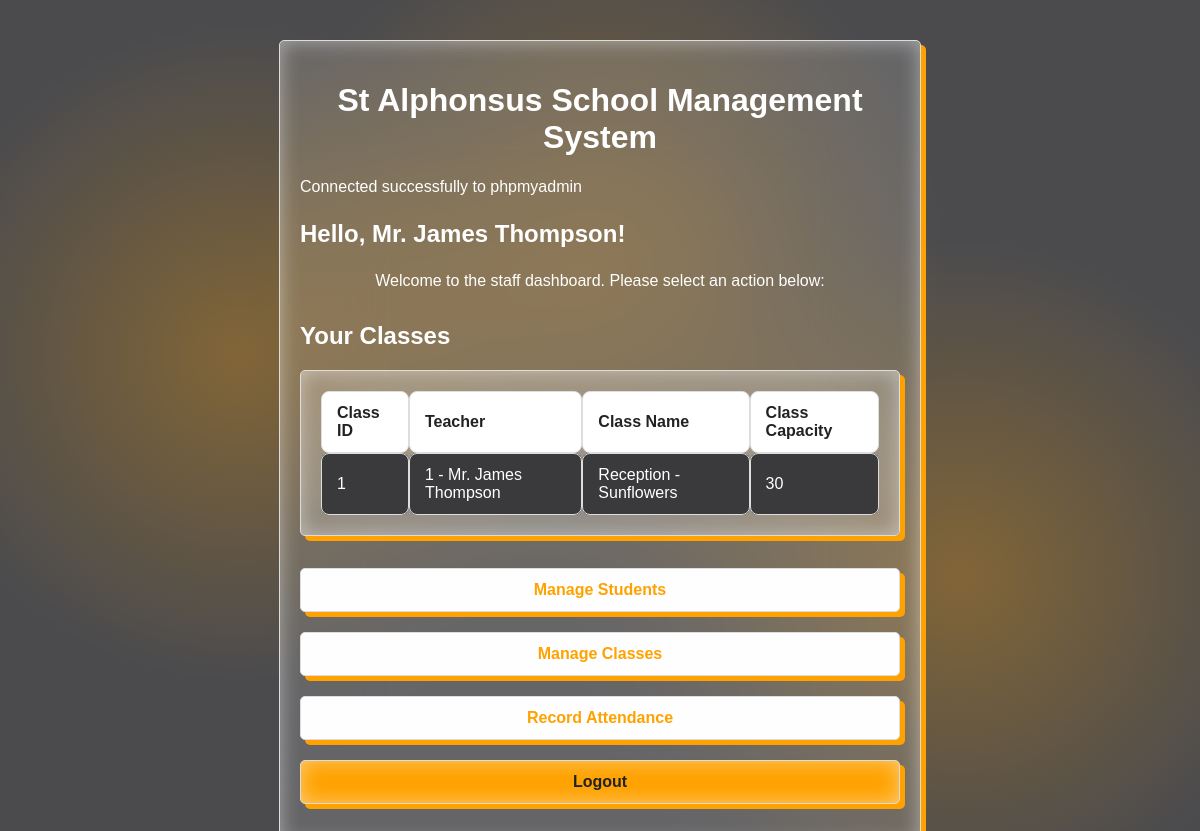
The app's page /main.php (signed in) with its own data.
### tables this page shows
CREATE TABLE IF NOT EXISTS Teachers (
    teacherId INT AUTO_INCREMENT PRIMARY KEY,
    teacherNames VARCHAR(100),
    address VARCHAR(255),
    phoneNumber VARCHAR(100),
    annualSalary DECIMAL (10, 2),
    backgroundCheck BOOLEAN,
    email VARCHAR(255),
    password VARCHAR(255),
    dob DATE
);

CREATE TABLE IF NOT EXISTS Class (
    classId INT AUTO_INCREMENT PRIMARY KEY,
    teacherId INT,
    className VARCHAR(100),
    classCapacity INT,
    
    FOREIGN KEY (teacherId) REFERENCES Teachers(teacherId)
);

### main.php (the view, shortened to what this page needs)
<!DOCTYPE html>
<html>
<head>
    <link rel="stylesheet" href="styles.css">
</head>
<body>
    <main>
        <div class="card" style="max-width: 600px; margin: 40px auto;">
            <h1 style="text-align:center;">St Alphonsus School Management System</h1>
            <?php
            include "db_connect.php";
            $teacherId = $_SESSION['user_id'];
            $stmt = $conn->prepare("SELECT teacherNames FROM teachers WHERE teacherId = ?");
            $stmt->bind_param("i", $teacherId);
            $stmt->execute();
            $result = $stmt->get_result();
            if ($row = $result->fetch_assoc()) {
                echo "<p style='font-size:24px;'><strong>Hello, " . ($row['teacherNames']) . "!</strong></p>";
            }
            echo "<p style='text-align:center;'>Welcome to the staff dashboard. Please select an action below:</p>";
            echo "<h2 style='margin-top:32px;'>Your Classes</h2>";
            $stmt = $conn->prepare("SELECT c.classId, c.className, c.classCapacity, t.teacherId, t.teacherNames FROM Class c JOIN teachers t ON c.teacherId = t.teacherId WHERE c.teacherId = ?");
            $stmt->bind_param("i", $teacherId);
            $stmt->execute();
            $result = $stmt->get_result();
            if ($result && $result->num_rows > 0) {
                echo "<table class='card' style='margin-bottom:24px;'>\n"
                    . "<tr>"
                    . "<th>Class ID</th>"
                    . "<th>Teacher</th>"
                    . "<th>Class Name</th>"
                    . "<th>Class Capacity</th>"
                    . "</tr>";
                while ($row = $result->fetch_assoc()) {
                    $teacherDisplay = ($row['teacherId']) . ' - ' . ($row['teacherNames']);
                    echo "<tr>";
                    echo "<td>" . ($row['classId']) . "</td>";
                    echo "<td>" . $teacherDisplay . "</td>";
                    echo "<td>" . ($row['className']) . "</td>";
                    echo "<td>" . ($row['classCapacity']) . "</td>";
                    echo "</tr>";
                }
                echo "</table>";
            } else {
                echo "<p>You are not assigned to any classes.</p>";
            }
            ?>
            <div style="margin-top:32px;">
                <a href="pupils.php" class="button" style="display:block; margin-bottom:12px; text-align:center;">Manage Students</a>
                <a href="classes.php" class="button" style="display:block; margin-bottom:12px; text-align:center;">Manage Classes</a>
                <a href="attendance.php" class="button" style="display:block; margin-bottom:12px; text-align:center;">Record Attendance</a>
                <a href="logIn.php?logout=1" class="button" style="display:block; background:#ffa200; color:#222; text-align:center;">Logout</a>
            </div>
        </div>
    </main>
</body>
</html>

### styles.css (style rules this page uses)
body { background-image: radial-gradient(circle at 20% 40%, rgba(255, 162, 0, 0.3), transparent 30%), radial-gradient(circle at 50% 30%, rgba(255, 162, 0, 0.3), transparent 40%), radial-gradient(circle at 80% 65%, rgba(255, 162, 0, 0.3), transparent 30%); background-attachment: fixed; background-size: cover; }
table { width: 100%; border-collapse: separate; border-spacing: 0; margin: 20px 0; background: #fefefe26; color: #fff; font-size: 16px; box-shadow: 0 2px 8px #00000030; border-radius: 12px; overflow: hidden; }
th, td { padding: 12px 15px; border: 1px solid #ddd; text-align: left; }
th, td { border-radius: 8px; }
th { background-color: #ffffff; color: #222; font-weight: bold; }
tr:nth-child(even) { background-color: #3a3a3d; }
a { color: #ffA200; font-weight: bold; text-decoration: none; }
body { font-family: Arial, sans-serif; color: #ffffff; background-color: #4b4b4e; }
a { margin: 0; padding: 20px; }
.card { border: 1px solid #ddd; background: #fefefe26; border-radius: 5px; padding: 20px; margin: 20px 0; box-shadow: 5px 5px 0px #ffa200, inset 0 0 20px #ffffff76; backdrop-filter: blur(50px); }
.button { color: #ffA200; border: 1px solid #ddd; background: #fefefe; border-radius: 5px; padding: 12px; font-size:medium; font-weight: 600; margin: 20px 0; box-shadow: 5px 5px 0px #ffa200, inset 0 0 20px #ffffff76; text-align: center; }

### records on screen
teachers: teacherNames "Mr. James Thompson"
class: classId "1", teacherId.teacherNames "1 - Mr. James Thompson", className "Reception - Sunflowers", classCapacity "30"
